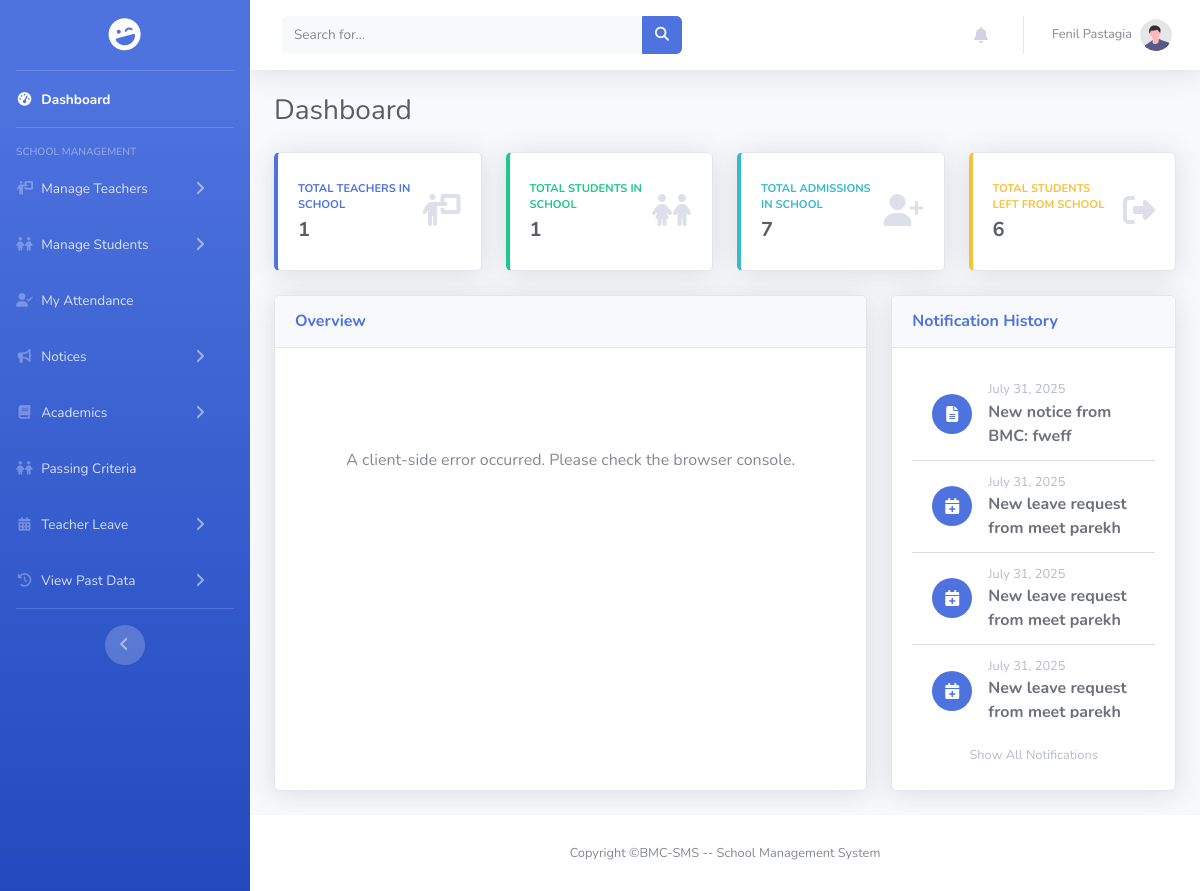
The page /dashboard.php (signed in) on the database its author committed.
### tables this page shows
CREATE TABLE `notifications` (
  `id` int(11) NOT NULL,
  `user_id` int(11) NOT NULL,
  `message` varchar(255) NOT NULL,
  `link` varchar(255) DEFAULT NULL,
  `is_read` tinyint(1) NOT NULL DEFAULT 0,
  `created_at` timestamp NOT NULL DEFAULT current_timestamp(),
  `type` varchar(50) DEFAULT NULL
);

### dashboard.php (the view, shortened to what the rows shown need)
<?php
include_once "encryption.php";
include_once "./includes/connect.php";
$userId = null;
if (isset($_COOKIE['encrypted_user_id'])) {
    $userId = decrypt_id($_COOKIE['encrypted_user_id']);
}
$historical_notifications = [];
if ($userId && isset($conn) && $conn->ping()) {
    $stmt_hist_notif = $conn->prepare("SELECT id, message, link, type, created_at FROM notifications WHERE user_id = ? AND is_read = 1 ORDER BY created_at DESC LIMIT 6");
    $stmt_hist_notif->bind_param("i", $userId);
    $stmt_hist_notif->execute();
    $result_hist_notif = $stmt_hist_notif->get_result();
    while ($row = $result_hist_notif->fetch_assoc()) {
        $historical_notifications[] = $row;
    }
}
?>
<!DOCTYPE html>
<html lang="en">
<head>
    <link href="/BMC-SMS/assets/css/sb-admin-2.min.css" rel="stylesheet">
    <link rel="stylesheet" href="/BMC-SMS/assets/css/notification_window.css">
    <link rel="stylesheet" href="/BMC-SMS/assets/css/sidebar.css">
    <link rel="stylesheet" href="/BMC-SMS/assets/css/scrollbar_hidden.css">
    <link rel="stylesheet" href="https://cdnjs.cloudflare.com/ajax/libs/font-awesome/6.5.2/css/all.min.css" />
</head>
<body id="page-top">
    <div id="wrapper">
        <div id="content-wrapper" class="d-flex flex-column">
            <div id="content">
                <?php
                include './includes/header.php';
                ?>
                <div class="container-fluid">
                    <div class="d-sm-flex align-items-center justify-content-between mb-4">
                        <h1 class="h3 mb-0 text-gray-800">Dashboard</h1>
                    </div>
                    <div class="row mb-4">
                        <div class="col-xl-4 col-lg-5">
                            <div class="card shadow mb-4 h-100">
                                <div class="card-body d-flex flex-column">
                                    <div class="list-group list-group-flush notification-dashboard-list">
                                        <?php if (empty($historical_notifications)): ?>
                                            <div class="list-group-item d-flex align-items-center">
                                                <div class="mr-3">
                                                    <div class="icon-circle bg-secondary">
                                                        <i class="fas fa-info-circle text-white"></i>
                                                    </div>
                                                </div>
                                                <div>
                                                    <div class="small text-gray-500">All caught up!</div>
                                                    No older notifications found.
                                                </div>
                                            </div>
                                        <?php else: ?>
                                            <?php foreach ($historical_notifications as $notification): ?>
                                                <?php
                                                    $base_link = htmlspecialchars(BASE_WEB_PATH . ltrim($notification['link'], '/'));
                                                ?>
                                                <a class="list-group-item list-group-item-action d-flex align-items-center" href="<?php echo $base_link; ?>">
                                                    <div class="mr-3">
                                                        <div class="icon-circle bg-primary">
                                                            <i class="<?php echo getNotificationIcon($notification['type']); ?>"></i>
                                                        </div>
                                                    </div>
                                                    <div>
                                                        <div class="small text-gray-500">
                                                            <?php echo date('F j, Y', strtotime($notification['created_at'])); ?>
                                                        </div>
                                                        <span class="font-weight-bold"><?php echo htmlspecialchars($notification['message']); ?></span>
                                                    </div>
                                                </a>
                                            <?php endforeach; ?>
                                        <?php endif; ?>
                                    </div>
                                </div>
                            </div>
                        </div>
                    </div>
                </div>
            </div>
        </div>
    </div>
</body>
</html>

### rows shown on the page
notifications: created_at "July 31, 2025", message "New notice from BMC: fweff"
notifications: created_at "July 31, 2025", message "New leave request from meet parekh"
notifications: created_at "July 31, 2025", message "New leave request from meet parekh"
notifications: created_at "July 31, 2025", message "New leave request from meet parekh"

### other values the page prints
$userName "Fenil Pastagia"
$totalTeachers "1"
$totalStudents "1"
$totalAdmissions "7"
$totalStudentsLeft "6"
